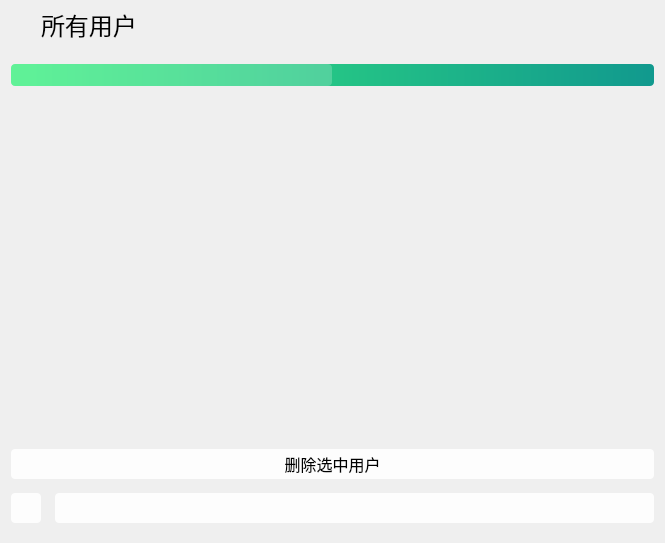
<?xml version="1.0" encoding="UTF-8"?>
<ui version="4.0">
 <class>sp_users</class>
 <widget class="QWidget" name="sp_users">
  <property name="geometry">
   <rect>
    <x>0</x>
    <y>0</y>
    <width>665</width>
    <height>543</height>
   </rect>
  </property>
  <property name="windowTitle">
   <string>Form</string>
  </property>
  <layout class="QVBoxLayout" name="verticalLayout_3">
   <property name="leftMargin">
    <number>0</number>
   </property>
   <property name="topMargin">
    <number>0</number>
   </property>
   <property name="rightMargin">
    <number>0</number>
   </property>
   <item>
    <widget class="QWidget" name="widget" native="true">
     <property name="styleSheet">
      <string notr="true">border-radius: 4px;
background-color: rgba(255, 255, 255, 0);
border:0px solid #BDBDBD;</string>
     </property>
     <layout class="QVBoxLayout" name="verticalLayout_2">
      <property name="leftMargin">
       <number>11</number>
      </property>
      <property name="topMargin">
       <number>0</number>
      </property>
      <property name="rightMargin">
       <number>11</number>
      </property>
      <item>
       <layout class="QVBoxLayout" name="verticalLayout">
        <property name="spacing">
         <number>14</number>
        </property>
        <item>
         <layout class="QHBoxLayout" name="horizontalLayout_2">
          <property name="spacing">
           <number>0</number>
          </property>
          <item>
           <widget class="QLabel" name="icon">
            <property name="minimumSize">
             <size>
              <width>30</width>
              <height>30</height>
             </size>
            </property>
            <property name="maximumSize">
             <size>
              <width>30</width>
              <height>30</height>
             </size>
            </property>
            <property name="font">
             <font>
              <family>MiSans Medium</family>
             </font>
            </property>
            <property name="styleSheet">
             <string notr="true">border-radius: 4px;
border:0px solid #BDBDBD;
image: url(:/ico/image/ico/user-line.svg);</string>
            </property>
            <property name="text">
             <string/>
            </property>
           </widget>
          </item>
          <item>
           <widget class="QLabel" name="title">
            <property name="minimumSize">
             <size>
              <width>0</width>
              <height>50</height>
             </size>
            </property>
            <property name="maximumSize">
             <size>
              <width>16777215</width>
              <height>50</height>
             </size>
            </property>
            <property name="font">
             <font>
              <family>LXGW WenKai Lite</family>
              <pointsize>18</pointsize>
              <bold>false</bold>
             </font>
            </property>
            <property name="styleSheet">
             <string notr="true">border-radius: 4px;
border:0px solid #BDBDBD;</string>
            </property>
            <property name="text">
             <string>所有用户</string>
            </property>
           </widget>
          </item>
         </layout>
        </item>
        <item>
         <widget class="QProgressBar" name="progressBar">
          <property name="styleSheet">
           <string notr="true">QProgressBar{
	font:9pt;
	border-radius:4px;
	text-align:center;
	/*border:1px solid #E8EDF2;*/
    border:0px solid #E8EDF2;
	background-color: qlineargradient(x1:0,y1:1,x1:1,y1:0,stop:0 #11998e, stop:1 #38ef7d);
}
QProgressBar:chunk{
	border-radius:4px;
	background-color:rgba(255,255,255,0.2);
}
</string>
          </property>
          <property name="maximum">
           <number>0</number>
          </property>
          <property name="value">
           <number>-1</number>
          </property>
          <property name="textVisible">
           <bool>true</bool>
          </property>
         </widget>
        </item>
        <item>
         <widget class="QListView" name="listView">
          <property name="enabled">
           <bool>true</bool>
          </property>
          <property name="font">
           <font>
            <family>LXGW WenKai Lite</family>
            <pointsize>10</pointsize>
           </font>
          </property>
         </widget>
        </item>
        <item>
         <widget class="QPushButton" name="pushButton">
          <property name="minimumSize">
           <size>
            <width>0</width>
            <height>30</height>
           </size>
          </property>
          <property name="maximumSize">
           <size>
            <width>16777215</width>
            <height>30</height>
           </size>
          </property>
          <property name="font">
           <font>
            <family>LXGW WenKai Lite</family>
            <pointsize>12</pointsize>
           </font>
          </property>
          <property name="styleSheet">
           <string notr="true">QPushButton{background-color:rgba(255,255,255,0.9);border-radius:4px;border:0px;}
QPushButton:hover{background-color:rgba(255,255,255,0.7);}
QPushButton:pressed{background-color:rgba(255,255,255,0.6);}</string>
          </property>
          <property name="text">
           <string>删除选中用户</string>
          </property>
         </widget>
        </item>
        <item>
         <layout class="QHBoxLayout" name="horizontalLayout">
          <item>
           <widget class="QPushButton" name="back_to_basePage">
            <property name="minimumSize">
             <size>
              <width>30</width>
              <height>30</height>
             </size>
            </property>
            <property name="maximumSize">
             <size>
              <width>30</width>
              <height>30</height>
             </size>
            </property>
            <property name="styleSheet">
             <string notr="true">QPushButton{background-color:rgba(255,255,255,0.9);border-radius:4px;border:0px;}
QPushButton:hover{background-color:rgba(255,255,255,0.7);}
QPushButton:pressed{background-color:rgba(255,255,255,0.6);}</string>
            </property>
            <property name="text">
             <string/>
            </property>
            <property name="icon">
             <iconset resource="../../ico.qrc">
              <normaloff>:/ico/image/ico/arrow-left-line.svg</normaloff>:/ico/image/ico/arrow-left-line.svg</iconset>
            </property>
            <property name="iconSize">
             <size>
              <width>18</width>
              <height>18</height>
             </size>
            </property>
           </widget>
          </item>
          <item>
           <widget class="QPushButton" name="refreshBtn">
            <property name="sizePolicy">
             <sizepolicy hsizetype="Expanding" vsizetype="Fixed">
              <horstretch>0</horstretch>
              <verstretch>0</verstretch>
             </sizepolicy>
            </property>
            <property name="minimumSize">
             <size>
              <width>30</width>
              <height>30</height>
             </size>
            </property>
            <property name="maximumSize">
             <size>
              <width>16777215</width>
              <height>30</height>
             </size>
            </property>
            <property name="styleSheet">
             <string notr="true">QPushButton{background-color:rgba(255,255,255,0.9);border-radius:4px;border:0px;}
QPushButton:hover{background-color:rgba(255,255,255,0.7);}
QPushButton:pressed{background-color:rgba(255,255,255,0.6);}</string>
            </property>
            <property name="text">
             <string/>
            </property>
            <property name="icon">
             <iconset resource="../../ico.qrc">
              <normaloff>:/ico/image/ico/refresh-line.svg</normaloff>:/ico/image/ico/refresh-line.svg</iconset>
            </property>
            <property name="iconSize">
             <size>
              <width>18</width>
              <height>18</height>
             </size>
            </property>
           </widget>
          </item>
         </layout>
        </item>
       </layout>
      </item>
     </layout>
    </widget>
   </item>
  </layout>
 </widget>
 <resources>
  <include location="../../ico.qrc"/>
 </resources>
 <connections/>
</ui>
